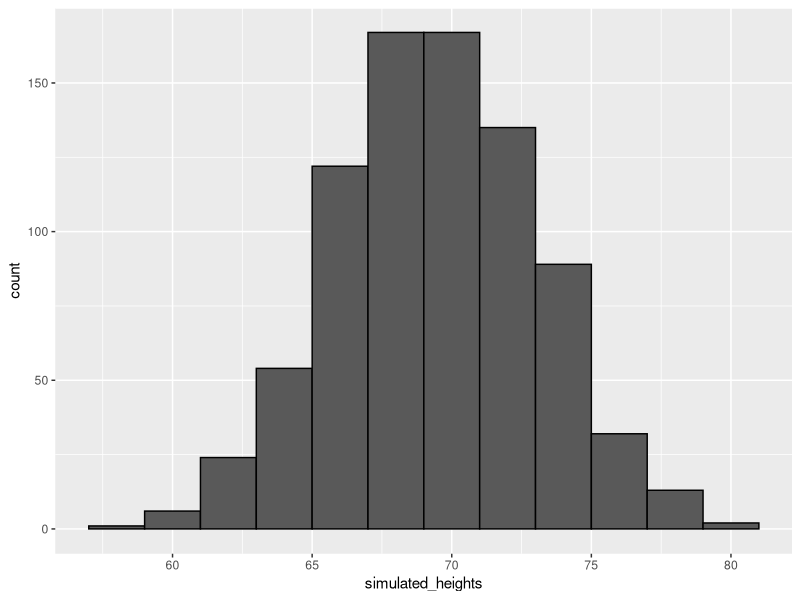

Write the R code that produced this figure.
#Key points
#rnorm(n, avg, s) generates n random numbers from the normal distribution with average avg and standard deviation s.
#By generating random numbers from the normal distribution, we can simulate height data with similar properties to our dataset. Here we generate simulated height data using the normal distribution.
#Code: Generating normally distributed random numbers
# define x as male heights from dslabs data
library(tidyverse)
library(dslabs)
data(heights)
x <- heights %>% filter(sex=="Male") %>% pull(height)

# generate simulated height data using normal distribution - both datasets should have n observations
n <- length(x)
avg <- mean(x)
s <- sd(x)
simulated_heights <- rnorm(n, avg, s)

# plot distribution of simulated_heights
data.frame(simulated_heights = simulated_heights) %>%
  ggplot(aes(simulated_heights)) +
  geom_histogram(color="black", binwidth = 2)
#Code: Monte Carlo simulation of tallest person over 7 feet
B <- 10000
tallest <- replicate(B, {
  simulated_data <- rnorm(800, avg, s)    # generate 800 normally distributed random heights
  max(simulated_data)    # determine the tallest height
})
mean(tallest >= 7*12)    # proportion of times that tallest person exceeded 7 feet (84 inches)
